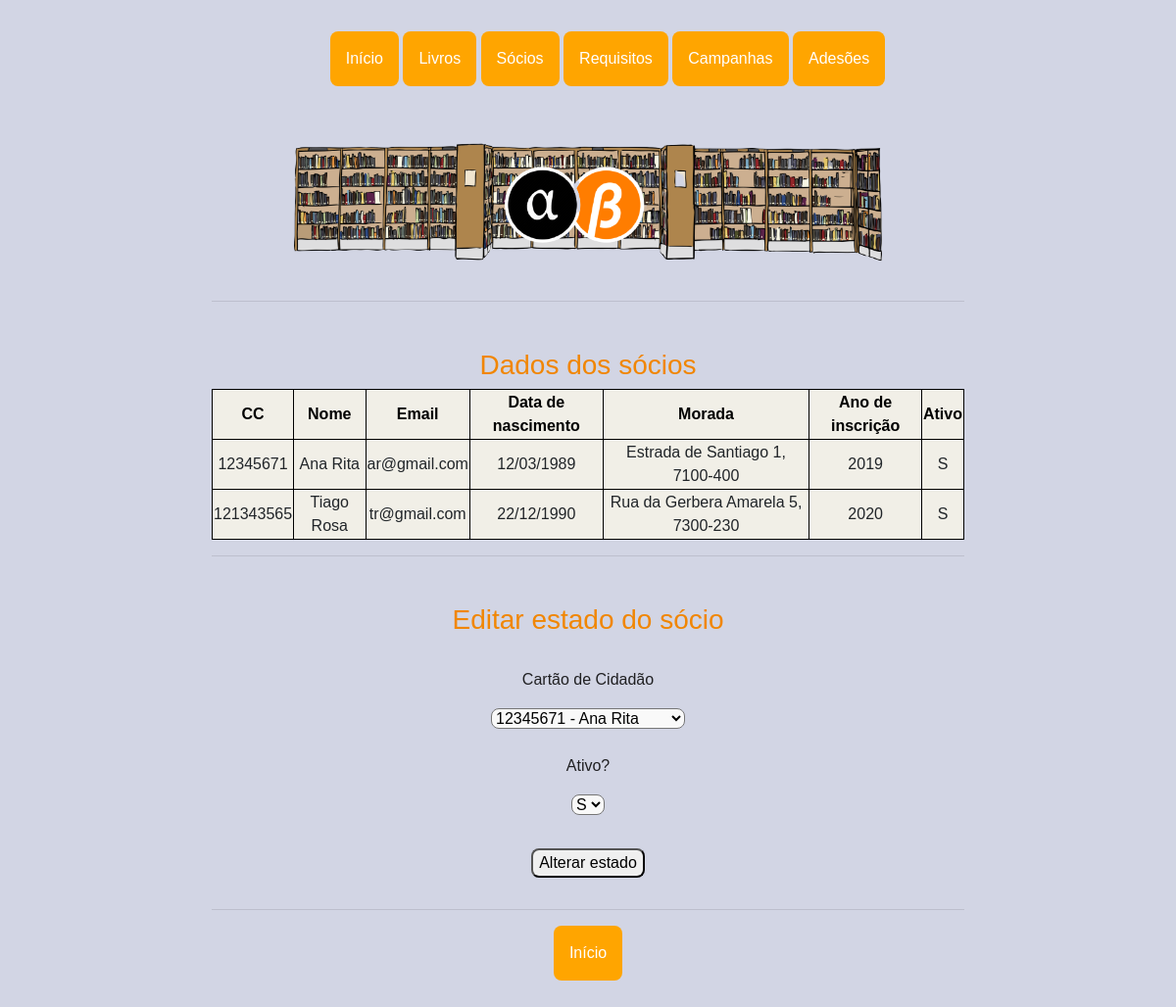
Screenshot of /ver_soc with the database file from the repository.
### app.py (models this page shows)
class Socio(db.Model):
    __tablename__ = 'socio'
    cc = db.Column(db.Integer, primary_key=True)
    nome_soc = db.Column(db.String(150))
    email = db.Column(db.String(50))
    data_n = db.Column(db.String(10))
    morada = db.Column(db.String(150))
    ano_inscri = db.Column(db.Integer)
    ativo = db.Column(db.String(1))

### app.py (the view)
@app.route('/ver_soc', methods=['GET'])
def ver_soc():
    socios = Socio.query.all()
    return render_template('ver_soc.html', socios=socios)

### templates/ver_soc.html (shortened to what this page needs)
{% extends "base.html"%} {%block title %}Sócios - Biblioteca{%endblock%} {%block pic %}<img class="bgpic"
  src="{{ url_for('static', filename = 'imgs/bb.png') }}" alt="logo" />{%endblock%} {%block content%}
<h3>Dados dos sócios</h3>
<table style="width:100%" class="pure-table pure-table-horizontal">
  <tr>
    <th>CC</th>
    <th>Nome </th>
    <th>Email</th>
    <th>Data de nascimento</th>
    <th>Morada</th>
    <th>Ano de inscrição</th>
    <th>Ativo</th>
  </tr>
  {% for socio in socios %}
  <tr>
    <td>{{socio.cc}}</td>
    <td>{{socio.nome_soc}}</td>
    <td>{{socio.email}}</td>
    <td>{{socio.data_n}}</td>
    <td>{{socio.morada}}</td>
    <td>{{socio.ano_inscri}}</td>
    <td>{{socio.ativo}}</td>
    {% endfor %}
</table>
<hr />
<h3>Editar estado do sócio</h3>
<form action="/altera_soc" method="post">
  <p>Cartão de Cidadão</p>
  <select name="ccs" id="ccs">
    {% for socio in socios %}
    <option value="{{ socio.cc }}">{{socio.cc}} - {{socio.nome_soc}}</option>
    {% endfor %}
  </select>
  <p>Ativo?</p>
  <select name="status" id="status">
    <option value="S">S</option>
  </select>
  <input type="submit" class="sub final" value="Alterar estado">
</form>
<hr />
<div class="dropdown">
  <li><a href="/"><button class="dropbtn botoes ">Início</button></a>
  </li>
</div>
{%endblock%}

### static/styles.css (style rules this page uses)
*, *::before, *::after { box-sizing: border-box; }
body { background-color: #D2D5E4; margin: 0; font-family: 'Ubuntu', sans-serif; padding-top: 2rem; padding-bottom: 2rem; }
form { text-align: center; width: auto; }
a { color: #e9e9fc; }
p { color: #202022; padding-top: 1.5rem; }
select { border-radius: 0.5rem; background-color: #f9f9f9; display: inline-block; }
input { border-radius: 0.5rem; }
h1, h2, h3 { color: #f18602; padding-top: 2rem; }
table, th, td { border: 1px solid black; }
table { border-collapse: collapse; border-style: none; }
th { background-color: #f1efe7; color: black; }
td { background-color: #f1efe7; }
.dropbtn { background-color: #4CAF50; color: white; padding: 16px; font-size: 16px; border: none; cursor: pointer; }
.dropdown button { background-color: #FFA500; color: white; font-size: 16px; border: none; cursor: pointer; }
.dropdown { position: relative; display: inline-block; }
.dropdown li { display: inline; }
.sub { border-radius: 0.5rem; margin: 2rem; width: auto; }
.botoes { border-radius: 0.5rem; width: auto; }
.bgpic { margin: auto; max-width: 50%; }
.final { display: block; margin-left: auto; margin-right: auto; }

### rows the page displays
Socio: cc "12345671", nome_soc "Ana Rita", email "ar@gmail.com", data_n "12/03/1989", morada "Estrada de Santiago 1, 7100-400", ano_inscri "2019", ativo "S"
Socio: cc "121343565", nome_soc "Tiago Rosa", email "tr@gmail.com", data_n "22/12/1990", morada "Rua da Gerbera Amarela 5, 7300-230", ano_inscri "2020", ativo "S"

### other values shown
form field ccs "12345671 - Ana Rita"
